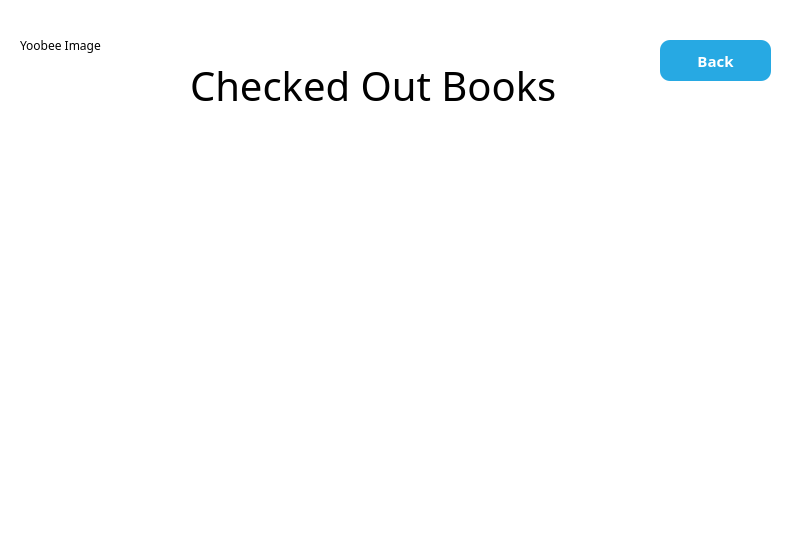
<?xml version="1.0" encoding="UTF-8"?>
<ui version="4.0">
 <class>admindue</class>
 <widget class="QDialog" name="admindue">
  <property name="geometry">
   <rect>
    <x>0</x>
    <y>0</y>
    <width>800</width>
    <height>560</height>
   </rect>
  </property>
  <property name="windowTitle">
   <string>Yoobee Library System | Admin | Checked Out Books</string>
  </property>
  <property name="windowIcon">
   <iconset>
    <normalon>:/images/favicon.ico</normalon>
   </iconset>
  </property>
  <widget class="QFrame" name="gridFrame_2">
   <property name="geometry">
    <rect>
     <x>0</x>
     <y>0</y>
     <width>801</width>
     <height>561</height>
    </rect>
   </property>
   <property name="styleSheet">
    <string notr="true">*{
background: rgb(255, 255, 255);
fontsize: 15px;
font-family: Century Gothic, sans-serif;
}

QFrame{
border: solid 10px rgba(0, 0, 0);
}

QLineEdit{
color: #8d98a1;
background-color: #d3d3d3;
font-size: 18px;
border-style: outset;
border-radius: 10px;
}
QPushButton{
background: #ced1d8;
border-style: outset;
border-radius: 5px;
}
QPushButton:pressed{
background-color: rgb(77, 77, 77);
border-style: inset;
}
</string>
   </property>
   <widget class="QLabel" name="label">
    <property name="geometry">
     <rect>
      <x>190</x>
      <y>50</y>
      <width>401</width>
      <height>71</height>
     </rect>
    </property>
    <property name="styleSheet">
     <string notr="true">

font: 40px;

</string>
    </property>
    <property name="text">
     <string>Checked Out Books</string>
    </property>
   </widget>
   <widget class="QPushButton" name="back">
    <property name="geometry">
     <rect>
      <x>660</x>
      <y>40</y>
      <width>111</width>
      <height>41</height>
     </rect>
    </property>
    <property name="styleSheet">
     <string notr="true">*{
font-family: Century Gothic, sans-serif;
font-size: 15px;
}

QPushButton{
color: white;
padding: 10px;
background: #27a9e3;
border-style: outset;
border-radius: 10px;
font: bold;
}
QPushButton::pressed{
background-color: rgb(216, 150, 90);
border-style: inset;
}

QPushButton::hover {
background-color: #59c7f7;
}
</string>
    </property>
    <property name="text">
     <string>Back</string>
    </property>
   </widget>
   <widget class="QLabel" name="img">
    <property name="geometry">
     <rect>
      <x>20</x>
      <y>10</y>
      <width>181</width>
      <height>71</height>
     </rect>
    </property>
    <property name="text">
     <string>Yoobee Image</string>
    </property>
   </widget>
   <widget class="QTableWidget" name="adminDue">
    <property name="geometry">
     <rect>
      <x>60</x>
      <y>150</y>
      <width>651</width>
      <height>381</height>
     </rect>
    </property>
   </widget>
   <zorder>back</zorder>
   <zorder>img</zorder>
   <zorder>label</zorder>
   <zorder>adminDue</zorder>
  </widget>
 </widget>
 <resources/>
 <connections/>
</ui>
